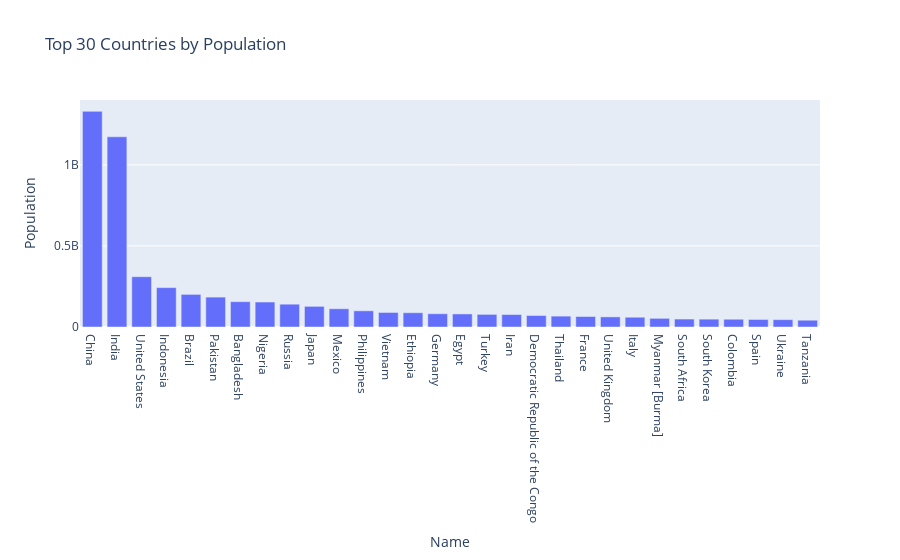

Write notebook code for a chart like this one.
### Code cell
# Sort the DataFrame by Population in descending order and select the top 30
top_30_countries = df.sort_values(by='Population', ascending=False).head(30)

fig = px.bar(top_30_countries, x='Name', y='Population', title='Top 30 Countries by Population')
fig.show()

### Figure 1 — Plotly figure (JSON) as saved in the notebook; plotly's stock layout.template omitted (floating-point values rounded to 4 significant figures)
{"data": [{"alignmentgroup": "True", "hovertemplate": "Name=%{x}<br>Population=%{y}<extra></extra>", "legendgroup": "", "marker": {"color": "#636efa", "pattern": {"shape": ""}}, "name": "", "offsetgroup": "", "orientation": "v", "showlegend": false, "textposition": "auto", "type": "bar", "x": ["China", "India", "United States", "Indonesia", "Brazil", "Pakistan", "Bangladesh", "Nigeria", "Russia", "Japan", "Mexico", "Philippines", "Vietnam", "Ethiopia", "Germany", "Egypt", "Turkey", "Iran", "Democratic Republic of the Congo", "Thailand", "France", "United Kingdom", "Italy", "Myanmar [Burma]", "South Africa", "South Korea", "Colombia", "Spain", "Ukraine", "Tanzania"], "xaxis": "x", "y": [1330044000, 1173108018, 310232863, 242968342, 201103330, 184404791, 156118464, 154000000, 140702000, 127288000, 112468855, 99900177, 89571130, 88013491, 81802257, 80471869, 77804122, 76923300, 70916439, 67089500, 64768389, 62348447, 60340328, 53414374, 49000000, 48422644, 47790000, 46505963, 45415596, 41892895], "yaxis": "y"}], "layout": {"autosize": true, "barmode": "relative", "legend": {"tracegroupgap": 0}, "title": {"text": "Top 30 Countries by Population"}, "xaxis": {"anchor": "y", "autorange": true, "domain": [0, 1], "range": [-0.5, 29.5], "title": {"text": "Name"}, "type": "category"}, "yaxis": {"anchor": "x", "autorange": true, "domain": [0, 1], "range": [0, 1400000000.0], "title": {"text": "Population"}, "type": "linear"}}}
